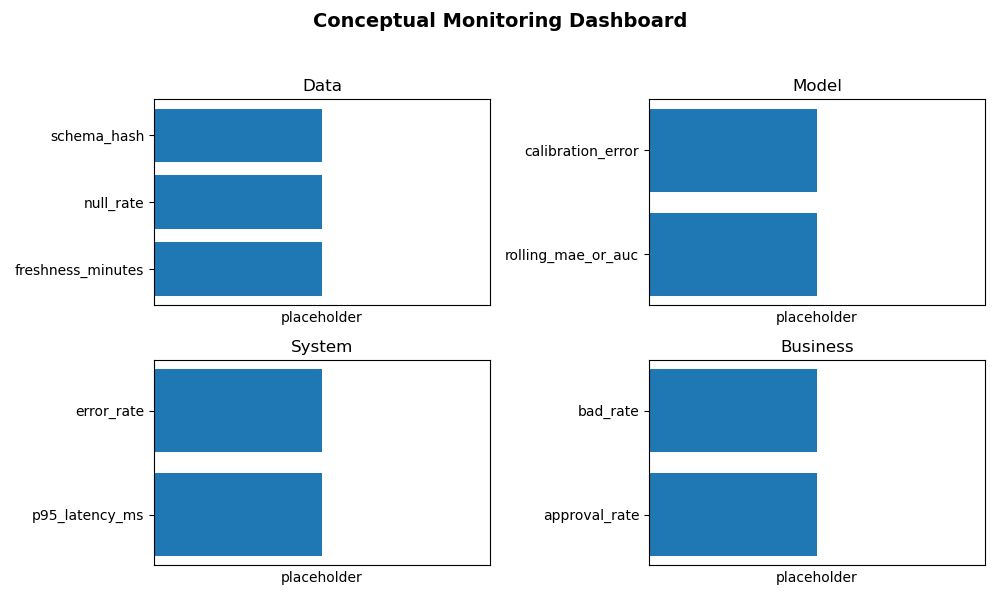

Recreate this plot in Python.
# make_dashboard_sketch.py
# Homework 14 – Optional Dashboard Sketch
# Generates a simple PNG file (dashboard_sketch.png) with placeholder metrics.

import matplotlib.pyplot as plt

monitoring = {
    "Data": ["freshness_minutes", "null_rate", "schema_hash"],
    "Model": ["rolling_mae_or_auc", "calibration_error"],
    "System": ["p95_latency_ms", "error_rate"],
    "Business": ["approval_rate", "bad_rate"]
}

def make_dashboard_png():
    fig, axes = plt.subplots(2, 2, figsize=(10, 6))
    fig.suptitle("Conceptual Monitoring Dashboard", fontsize=14, fontweight="bold")

    for ax, (layer, metrics) in zip(axes.flatten(), monitoring.items()):
        ax.set_title(layer)
        ax.barh(range(len(metrics)), [1]*len(metrics))  # fake values (all 1)
        ax.set_yticks(range(len(metrics)))
        ax.set_yticklabels(metrics)
        ax.set_xlim(0, 2)
        ax.set_xticks([])  # hide x-axis since values are fake
        ax.set_xlabel("placeholder")

    plt.tight_layout(rect=[0, 0, 1, 0.95])
    plt.savefig("dashboard_sketch.png")
    print("✅ Saved dashboard sketch to handoff/dashboard_sketch.png")

if __name__ == "__main__":
    make_dashboard_png()
